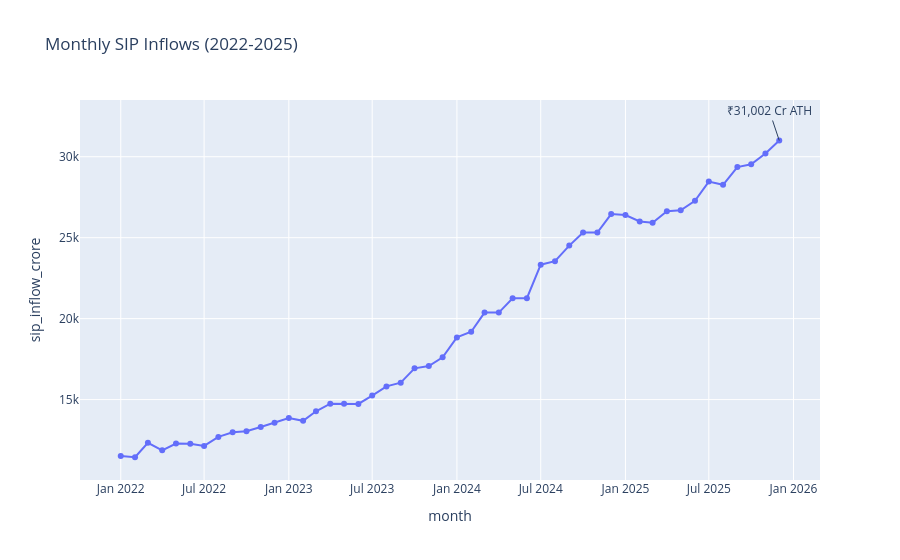

The cell this chart's notebook holds for it:
### Code cell
import plotly.express as px

sip_df["month"] = pd.to_datetime(sip_df["month"])

fig = px.line(
    sip_df,
    x="month",
    y="sip_inflow_crore",
    title="Monthly SIP Inflows (2022-2025)",
    markers=True
)

fig.add_annotation(
    x=sip_df["month"].iloc[-1],
    y=sip_df["sip_inflow_crore"].max(),
    text="₹31,002 Cr ATH",
    showarrow=True
)

fig.show()
